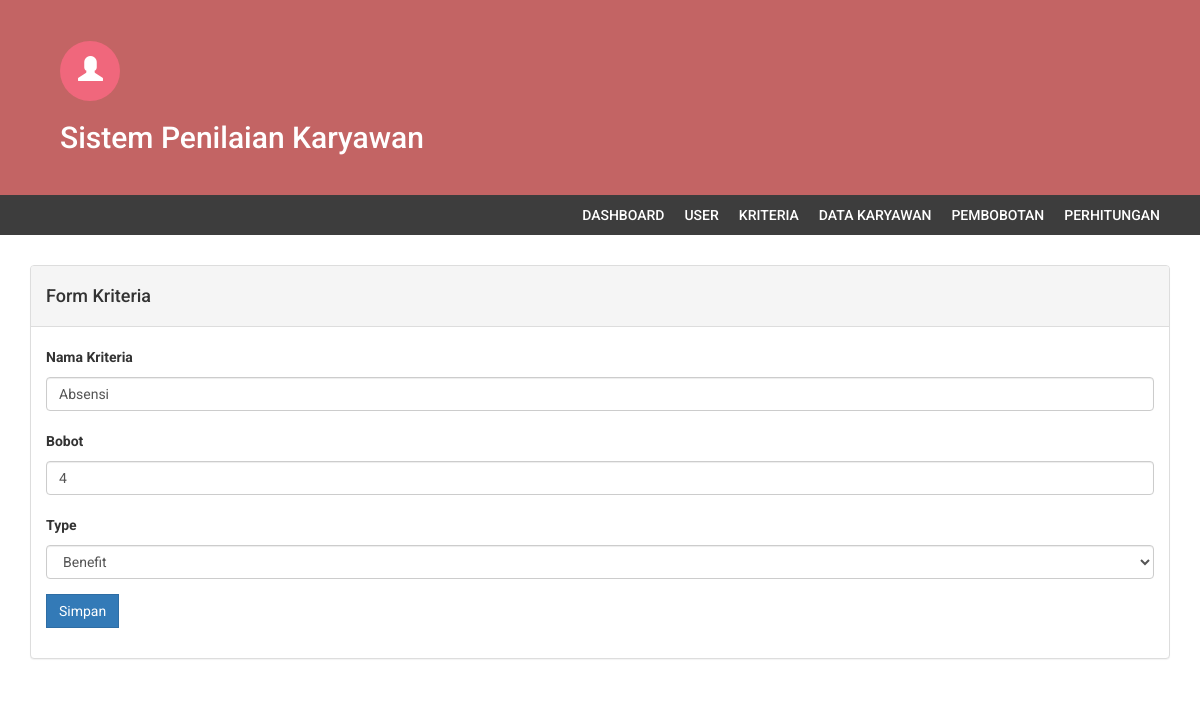
/edit_kriteria.php?id=1 (signed in), run on the app's committed database.
### tables this page shows
CREATE TABLE `kriteria` (
  `id_kriteria` int(11) NOT NULL,
  `kriteria` varchar(32) DEFAULT NULL,
  `bobot` int(1) DEFAULT NULL,
  `type` varchar(12) DEFAULT NULL
);

### db/db_config.php (called while the page is built, shortened)
<?php
class database extends PDO
{
	protected $dsn = 'mysql:host=localhost;dbname=db_spk';
	protected $dsu = 'root';
	protected $dsp = '';
	private $cmd = '';
	function __construct()
	{
		try {
			$this->db = new PDO($this->dsn, $this->dsu, $this->dsp, [
				PDO::ATTR_ERRMODE => PDO::ERRMODE_EXCEPTION,
			]);
		} catch (PDOException $e) {
			echo $e->getMessage();
		}
	}
	function select($column, $table)
	{
		$this->cmd = "select $column from $table";
		return $this;
	}
	function where($params)
	{
		$this->cmd .= " where $params";
		return $this;
	}
	function get($isResults = true)
	{
		$q = $this->db->prepare($this->cmd);
		$q->execute();
		if ($isResults) return $q->fetchAll();
		return true;
	}
}

### edit_kriteria.php (the view, shortened to what this page needs)
<?php include 'partials/header.php'; ?>
<div class="content">
    <div class="container">
        <div class="row">
            <div class="col-md-12">
                <br />
                <div class="panel panel-default">
                    <div class="panel-heading">
                        <h4>Form Kriteria</h4>
                    </div>
                    <div class="panel-body">
                        <form method="post" action="model/do_update_kriteria.php" enctype="multipart/form-data">
                            <?php foreach ($db->select('*', 'kriteria')->where('id_kriteria=' . $_GET['id'])->get() as $data) : ?>
                                <div class="form-group">
                                    <label for="nama">Nama Kriteria</label>
                                    <input type="text" class="form-control" id="kriteria" name="kriteria" value="<?= $data['kriteria'] ?>">
                                </div>
                                <div class="form-group">
                                    <label>Bobot</label>
                                    <input type="number" name="bobot" class="form-control bobot" value="<?= $data['bobot'] ?>">
                                </div>
                                <div class="form-group">
                                    <label>Type</label>
                                    <select class="form-control" name="type">
                                        <option value="Benefit" <?php if ($data['type'] == 'Benefit') {
                                                                    echo 'selected';
                                                                } ?>>Benefit</option>
                                    </select>
                                </div>
                            <?php endforeach ?>
                            <div class="form-group">
                                <button class="btn btn-primary">Simpan</button>
                            </div>
                        </form>
                    </div>
                </div>
            </div>
        </div>
    </div>
</div>
<?php include 'partials/footer.php'; ?>

### assets/css/style.css (style rules this page uses)
body { font-family: 'Roboto', sans-serif; line-height: 30px; }
.btn { border-radius: 0px; -webkit-border-radius: 0px; -moz-border-radius: 0px; }

### data on the page
kriteria: kriteria "Absensi", bobot "4", type "Benefit"
